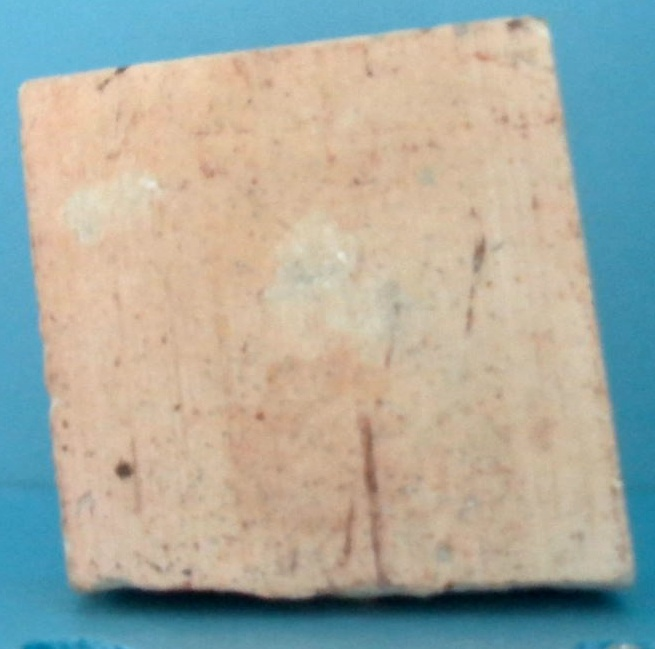
#> input picture roi4.jpg, 655 x 649 px
$ python grabcuttest.py   (older library calls are emulated)
#> lines starting #> are read from the running program, lines starting #| are printed output that depends on the picture
### util.py
import cv2
import numpy as np
import time
import os

class ContourUtil:
    def __init__(self):pass

    # [4 lines left out: function getContours, not called in this run]

    def drawContours(self,srcImg,cnts):
        cv2.drawContours(srcImg,cnts,-1,(0,0,255),1)

    # [24 lines left out: functions getMaxContour, drawRect, drawMinRect, not called in this run]

class TextUtil:
    def __init__(self):pass

    # [9 lines left out: function putText, not called in this run]

class ImgUtil:
    def __init__(self):pass

    # [9 lines left out: function sobelImg, not called in this run]

    def saveImg(self,srcImg):
        date = time.strftime("%Y%m%d%H%M", time.localtime())
        cv2.imwrite("test/%s.jpg"%date,srcImg)

class HSVFilteUtil:
    def __init__(self): pass

    # [48 lines left out: functions getFilteRange, filteByRange, not called in this run]

### grabcuttest.py
import cv2
import numpy as np
import matplotlib.pyplot as plt
from util import ContourUtil,TextUtil
from roi import ROIDetect

imgPath = "roi4.jpg"

contourUtil = ContourUtil()

img = cv2.imread(imgPath)
#> img is the input picture: shape (649, 655, 3); mean B, G, R 161.3, 171.7, 168.2

'''
offset = 2
imgSize = img.shape[:2]
imgW = imgSize[0]
imgH = imgSize[1]
roiImg = img[offset:imgW-offset,offset:imgH-offset]
cv2.imwrite(imgPath,roiImg)
'''
'''
x=cv2.Sobel(img,cv2.CV_16S,1,0)
y=cv2.Sobel(img,cv2.CV_16S,0,1)

absx=cv2.convertScaleAbs(x)
absy=cv2.convertScaleAbs(y)
dist=cv2.addWeighted(absx,1.5,absy,1.5,0)


ret,thresh = cv2.threshold(imgGray,150,255,0)

maxCnt = contourUtil.getMaxContour(thresh)
contourUtil.drawRect(img,maxCnt)

#cnts,hierarchy = cv2.findContours(thresh,cv2.RETR_TREE,cv2.CHAIN_APPROX_SIMPLE)
#img = cv2.drawContours(img,cnts,-1,(0,0,255),1)
'''
imgGray = cv2.cvtColor(img,cv2.COLOR_BGR2GRAY)
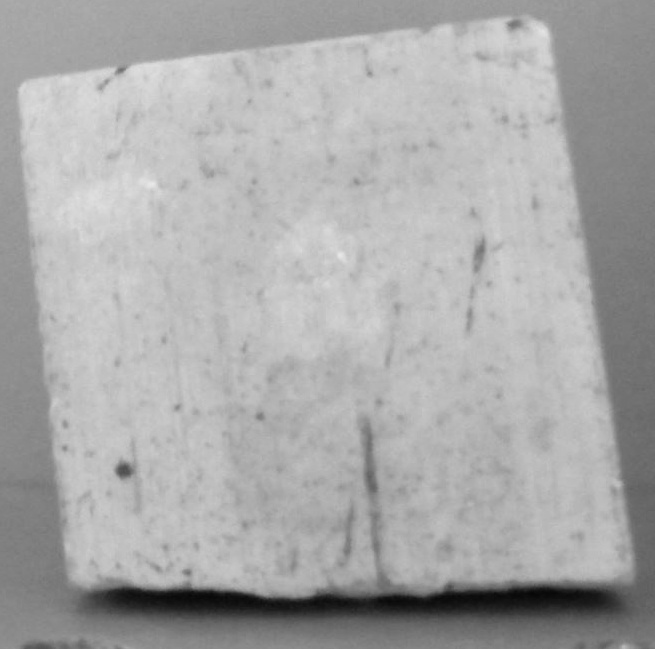
#> imgGray: shape (649, 655); min 6, max 233, mean 169.4

kernel = np.ones((9,9),np.uint8)
closing = cv2.morphologyEx(imgGray, cv2.MORPH_CLOSE, kernel)

cv2.imshow("gray",imgGray)
cv2.imshow("closing",closing)
cv2.waitKey()
cv2.destroyAllWindows()


'''
es = cv2.getStructuringElement(cv2.MORPH_ELLIPSE, (5, 5))
imgGray = cv2.threshold(imgGray, 30, 255, cv2.THRESH_BINARY)[1]
imgGray = cv2.dilate(imgGray, es, iterations=2)
imgGray = cv2.GaussianBlur(imgGray, (15, 15), 0)
cnts,hierarchy = cv2.findContours(imgGray,cv2.RETR_TREE,cv2.CHAIN_APPROX_SIMPLE)
img = cv2.drawContours(img,cnts,-1,(0,0,255),1)
cv2.imshow('dsit',dist)
cv2.imshow('gray',imgGray)
cv2.waitKey(0)
cv2.destroyAllWindows()

img=cv2.imread("roi1.jpg")
size = img.shape[:2]
mask=np.zeros((img.shape[:2]),np.uint8)
bgdModel=np.zeros((1,65),np.float64)
fgdModel=np.zeros((1,65),np.float64)
rect=(50,25,size[0]-20,size[1])
rect=(50,0,size[0],size[1])
#这里计算了5次
cv2.grabCut(img,mask,rect,bgdModel,fgdModel,2,cv2.GC_INIT_WITH_RECT)
#关于where函数第一个参数是条件，满足条件的话赋值为0，否则是1。如果只有第一个参数的话返回满足条件元素的坐标。
mask2=np.where((mask==2)|(mask==0),0,1).astype('uint8')
#mask2就是这样固定的

imgTarget=img*mask2[:,:,np.newaxis]

imgGray = cv2.cvtColor(imgTarget,cv2.COLOR_BGR2GRAY)

contourUtil = ContourUtil()

maxCnt = contourUtil.getMaxContour(imgGray)

contourUtil.drawMinRect(img,maxCnt)

plt.subplot(1,2,1)
plt.imshow( cv2.cvtColor(img,cv2.COLOR_BGR2RGB) )
plt.title('original image ')
plt.xticks([])
plt.yticks([])
plt.subplot(1,2,2)
#这里的img也是固定的。

plt.imshow( cv2.cvtColor(imgTarget,cv2.COLOR_BGR2RGB) )
plt.title('target image')
plt.xticks([])
plt.yticks([])
plt.show()

img = cv2.imread('roi1.jpg')
gray = cv2.cvtColor(img,cv2.COLOR_BGR2GRAY)

gray = np.float32(gray)
dst = cv2.cornerHarris(gray,2,3,0.04)

#result is dilated for marking the corners, not important
dst = cv2.dilate(dst,None)

# Threshold for an optimal value, it may vary depending on the image.
img[dst>0.01*dst.max()]=[0,0,255]

cv2.imshow('dst',img)
cv2.waitKey(0)
cv2.destroyAllWindows()

'''

$ run again, with roi1.jpg copied over roi4.jpg
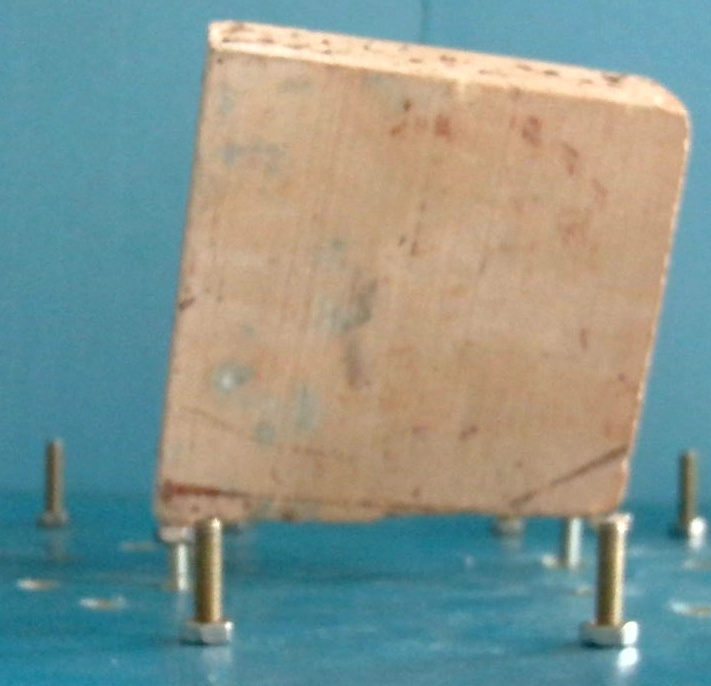
#> input picture roi1.jpg, 711 x 686 px
#> img is the input picture: shape (686, 711, 3); mean B, G, R 143.2, 150, 133.3
#> `imgGray = cv2.cvtColor(img,cv2.COLOR_BGR2GRAY)`:
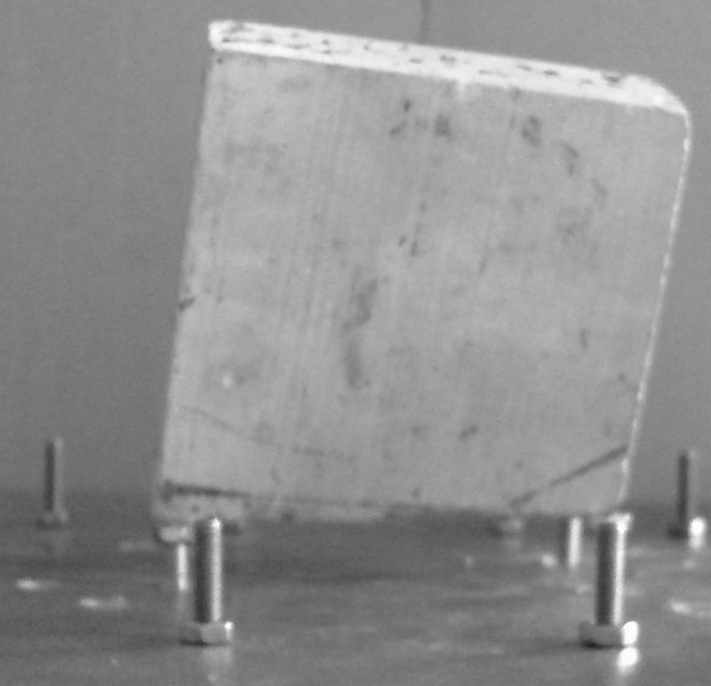
#> imgGray: shape (686, 711); min 35, max 255, mean 144.3

$ run again, with roi2.jpg copied over roi4.jpg
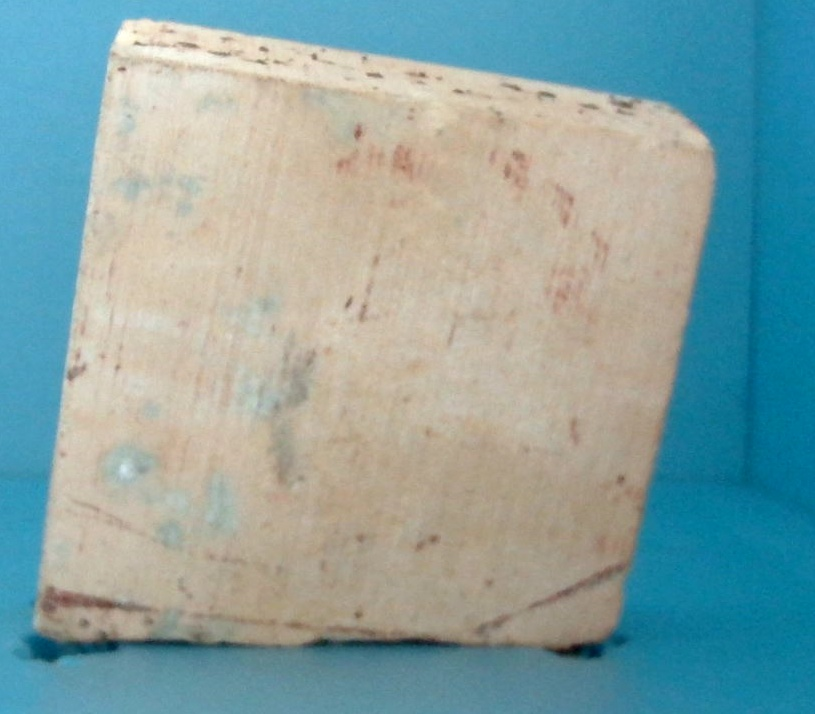
#> input picture roi2.jpg, 815 x 714 px
#> img is the input picture: shape (714, 815, 3); mean B, G, R 162.6, 162.9, 136.1
#> `imgGray = cv2.cvtColor(img,cv2.COLOR_BGR2GRAY)`:
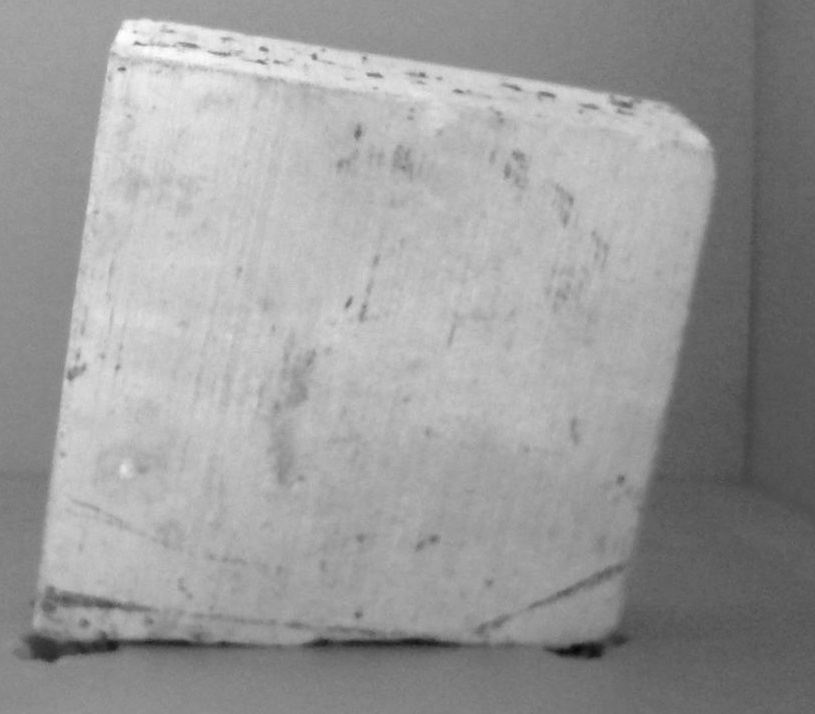
#> imgGray: shape (714, 815); min 3, max 254, mean 154.9
